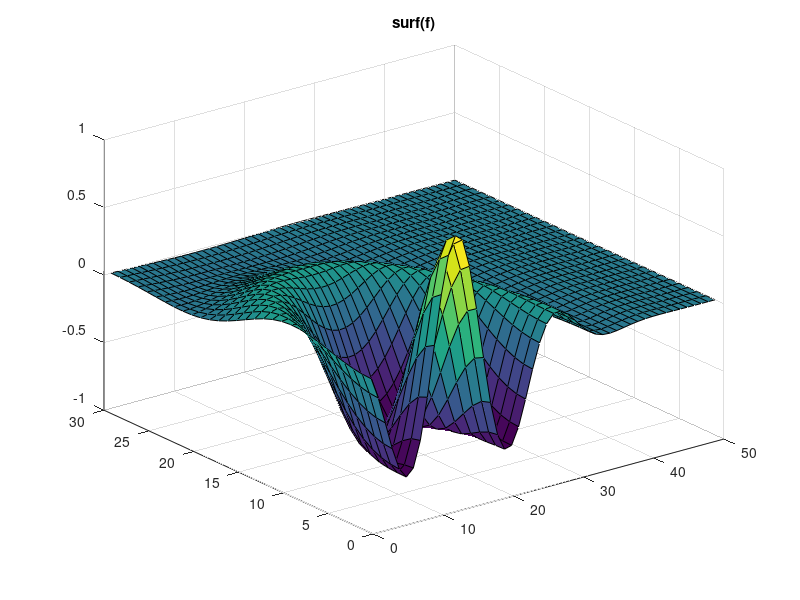
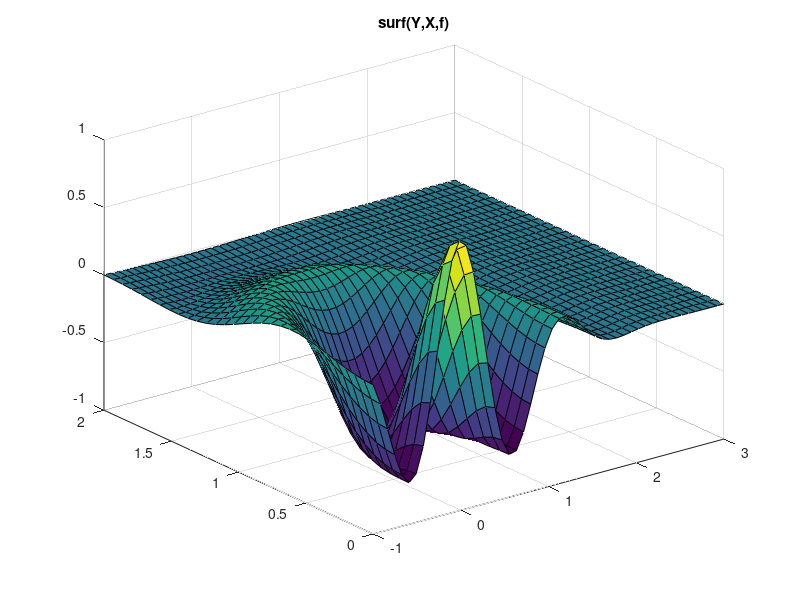
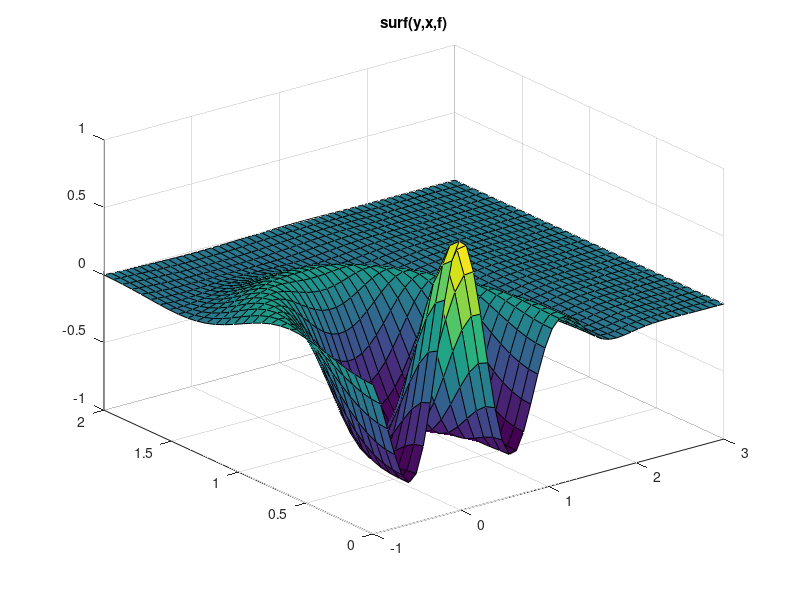

Here is the MATLAB script that generated these plots, in order:
Nx=30;
a=0; b=2;
dx=(b-a)/(Nx-1);
x=a:dx:b;

Ny=50;
c=-1; d=3;
dy=(d-c)/(Ny-1);
y=c:dy:d;

[X,Y]=ndgrid(x,y);

f=exp(-(X.^2+Y.^2)).*cos(5*sqrt(X.^2.+Y.^2));

% plots by index
surf(f)
title('surf(f)')
figure
% proide grid for it to plot on
surf(Y,X,f)
title('surf(Y,X,f)')
figure
% it constructs a grid to plot on
surf(y,x,f)
title('surf(y,x,f)')